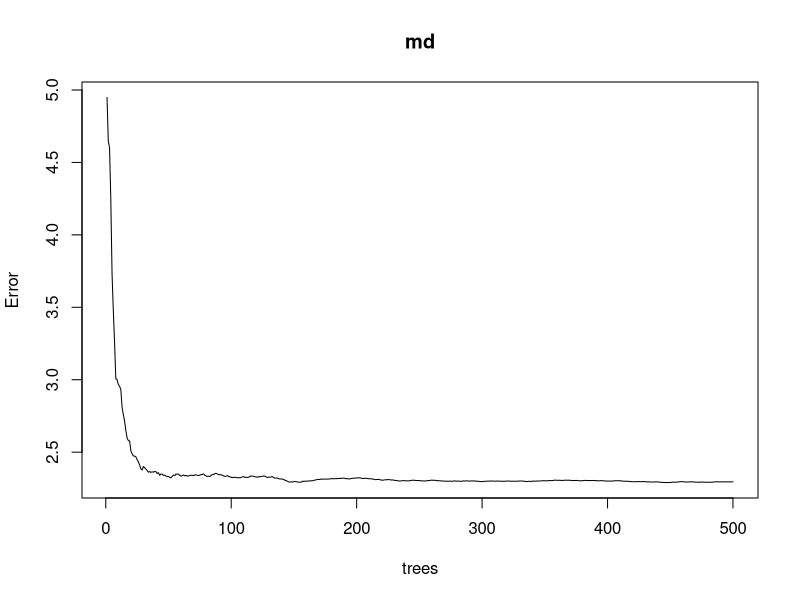

Source code (R): (Note: this script raises an error after producing the figure.)
library(data.table)
library(randomForest)

#https://www.bet.hu/oldalak/adatletoltes
#otp, mol, any, fhb, mtelekom

adat <- fread('adatok.csv')
adat <- adat[,1:4, with==F]
names(adat) <- c('ticker','date','close', 'amount')
adat$date <-as.Date(adat$date, format = "%Y.%m.%d") 
adat <- adat[, valtozas1:=(close/shift(close, 1L, type = "lag")-1)*100, by=ticker ]
adat <- adat[complete.cases(adat)]

mol <- adat[adat$ticker=="MOL",][1:580,]

df_mol <-data.frame() 

for(i in 5:nrow(mol)){
    t<- data.frame(x4=mol$valtozas1[i-4], x4a=mol$amount[i-4],x3=mol$valtozas1[i-3], x3a=mol$amount[i-3],x2=mol$valtozas1[i-2], x2a=mol$amount[i-2], x1=mol$valtozas1[i-1], x1a=mol$amount[i-1], target=mol$valtozas1[i])
    df_mol <- rbind(df_mol, t)
   }


mod1 <- lm(target~.,data = df_mol[1:470,])
 
eredmyeny <- predict(mod1, df_mol[570:578,] )

aa<- data.frame(df_mol[570:578,]$target, eredmyeny)

md <- randomForest(target ~ ., data = df_mol[1:470,], ntree = 500)
md
plot(md)
phat <- predict(md, df_mol[470:578,] )
f <- data.frame(df_mol[470:578,]$target, phat)
names(f) <- c("act", "pred")

md <- randomForest(cnt ~ ., data = d_train, ntree = 200, importance = TRUE)
varImpPlot(md)

# 
# my_match <- which(adat$valtozas1>2)
# 
# my_rows <-NULL 
# for(i in my_match){
#   t <-c(i-2,i-1, i) 
#   my_rows<- c(my_rows, t)
# }
# 
# 
# hasznos<- adat[my_rows,]
# mol <- hasznos[hasznos$ticker=='MOL',]





# 
# x2 <- NULL
# x1 <-NULL
# target <- NULL
# df_mol <-data.frame() 
# 
# for(i in seq(1,nrow(mol), by=3)){
#   t<- data.frame(x2=mol$valtozas1[i], x2a=mol$amount[i], x1=mol$valtozas1[i+1], x1a=mol$amount[i+1], target=mol$valtozas1[i+2])
#   df_mol <- rbind(df_mol, t)
# }
# 
# 
# mod1 <- lm(target~.,data = df_mol)
# 
# predict(mod1, x2=0.0, x2a = 43000, x1=0.2, x2a=3400 )
# 
# 
# 
# 
# 
# str(hasznos)
# 
